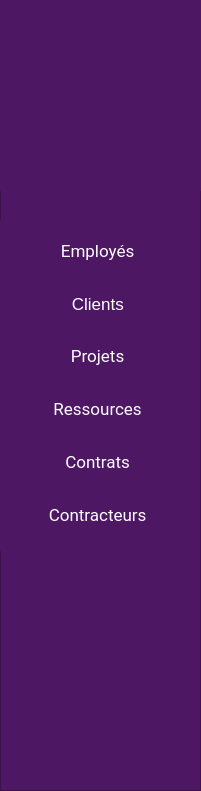
   <widget class="QFrame" name="frame">
    <property name="geometry">
     <rect>
      <x>0</x>
      <y>0</y>
      <width>201</width>
      <height>791</height>
     </rect>
    </property>
    <property name="styleSheet">
     <string notr="true">background-color: #4E1764
</string>
    </property>
    <property name="frameShape">
     <enum>QFrame::Shape::StyledPanel</enum>
    </property>
    <property name="frameShadow">
     <enum>QFrame::Shadow::Raised</enum>
    </property>
    <widget class="QLabel" name="label">
     <property name="geometry">
      <rect>
       <x>0</x>
       <y>0</y>
       <width>201</width>
       <height>191</height>
      </rect>
     </property>
     <property name="text">
      <string/>
     </property>
     <property name="pixmap">
      <pixmap resource="../../../../../Downloads/projet/icons.qrc">:/ressources/images/logot.png</pixmap>
     </property>
     <property name="scaledContents">
      <bool>true</bool>
     </property>
     <property name="wordWrap">
      <bool>false</bool>
     </property>
    </widget>
    <widget class="QWidget" name="layoutWidget_2">
     <property name="geometry">
      <rect>
       <x>0</x>
       <y>220</y>
       <width>191</width>
       <height>331</height>
      </rect>
     </property>
     <layout class="QVBoxLayout" name="verticalLayout">
      <item>
       <widget class="QPushButton" name="pushButton">
        <property name="minimumSize">
         <size>
          <width>0</width>
          <height>0</height>
         </size>
        </property>
        <property name="font">
         <font>
          <family>Roboto</family>
          <pointsize>13</pointsize>
         </font>
        </property>
        <property name="styleSheet">
         <string notr="true">QPushButton {
    background-color: #4e1764;
    color: white;
    padding: 5px;
    border: none;
}
QPushButton:hover, QPushButton:pressed {
    background-color: #BE95C4; /* Couleur au survol et au clic */
}
</string>
        </property>
        <property name="text">
         <string> Employés</string>
        </property>
        <property name="icon">
         <iconset resource="../../../../../Downloads/projet/icons.qrc">
          <normaloff>:/ressources/images/employes.png</normaloff>
          <normalon>:/ressources/images/employes.png</normalon>:/ressources/images/employes.png</iconset>
        </property>
        <property name="iconSize">
         <size>
          <width>25</width>
          <height>25</height>
         </size>
        </property>
       </widget>
      </item>
      <item>
       <widget class="QPushButton" name="pushButton_4">
        <property name="minimumSize">
         <size>
          <width>0</width>
          <height>0</height>
         </size>
        </property>
        <property name="font">
         <font>
          <pointsize>13</pointsize>
         </font>
        </property>
        <property name="styleSheet">
         <string notr="true">QPushButton {
    background-color: #4e1764;
    color: white;
    padding: 5px;
    border: none;
}
QPushButton:hover, QPushButton:pressed {
    background-color: #BE95C4; /* Couleur au survol et au clic */
}
</string>
        </property>
        <property name="text">
         <string> Clients</string>
        </property>
        <property name="icon">
         <iconset resource="../../../../../Downloads/projet/icons.qrc">
          <normaloff>:/ressources/images/clients.png</normaloff>
          <normalon>:/ressources/images/clients.png</normalon>:/ressources/images/clients.png</iconset>
        </property>
        <property name="iconSize">
         <size>
          <width>25</width>
          <height>25</height>
         </size>
        </property>
       </widget>
      </item>
      <item>
       <widget class="QPushButton" name="pushButton_3">
        <property name="minimumSize">
         <size>
          <width>0</width>
          <height>0</height>
         </size>
        </property>
        <property name="font">
         <font>
          <family>Roboto</family>
          <pointsize>13</pointsize>
         </font>
        </property>
        <property name="styleSheet">
         <string notr="true">QPushButton {
    background-color: #4e1764;
    color: white;
    padding: 5px;
    border: none;
}
QPushButton:hover, QPushButton:pressed {
    background-color: #BE95C4; /* Couleur au survol et au clic */
}
</string>
        </property>
        <property name="text">
         <string> Projets</string>
        </property>
        <property name="icon">
         <iconset resource="../../../../../Downloads/projet/icons.qrc">
          <normaloff>:/ressources/images/project.png</normaloff>
          <normalon>:/ressources/images/project.png</normalon>:/ressources/images/project.png</iconset>
        </property>
        <property name="iconSize">
         <size>
          <width>25</width>
          <height>25</height>
         </size>
        </property>
       </widget>
      </item>
      <item>
       <widget class="QPushButton" name="pushButton_2">
        <property name="minimumSize">
         <size>
          <width>0</width>
          <height>0</height>
         </size>
        </property>
        <property name="font">
         <font>
          <family>Roboto</family>
          <pointsize>13</pointsize>
         </font>
        </property>
        <property name="styleSheet">
         <string notr="true">QPushButton {
    background-color: #4e1764;
    color: white;
    padding: 5px;
    border: none;
}
QPushButton:hover, QPushButton:pressed {
    background-color: #BE95C4; /* Couleur au survol et au clic */
}
</string>
        </property>
        <property name="text">
         <string> Ressources</string>
        </property>
        <property name="icon">
         <iconset resource="../../../../../Downloads/projet/icons.qrc">
          <normaloff>:/ressources/images/desk.ico</normaloff>
          <normalon>:/ressources/images/desk.ico</normalon>:/ressources/images/desk.ico</iconset>
        </property>
        <property name="iconSize">
         <size>
          <width>25</width>
          <height>25</height>
         </size>
        </property>
       </widget>
      </item>
      <item>
       <widget class="QPushButton" name="pushButton_5">
        <property name="minimumSize">
         <size>
          <width>0</width>
          <height>0</height>
         </size>
        </property>
        <property name="font">
         <font>
          <family>Roboto</family>
          <pointsize>13</pointsize>
         </font>
        </property>
        <property name="styleSheet">
         <string notr="true">QPushButton {
    background-color: #4e1764;
    color: white;
    padding: 5px;
    border: none;
}
QPushButton:hover, QPushButton:pressed {
    background-color: #BE95C4; /* Couleur au survol et au clic */
}
</string>
        </property>
        <property name="text">
         <string> Contrats</string>
        </property>
        <property name="icon">
         <iconset resource="../../../../../Downloads/projet/icons.qrc">
          <normaloff>:/ressources/images/contrats.png</normaloff>
          <normalon>:/ressources/images/contrats.png</normalon>:/ressources/images/contrats.png</iconset>
        </property>
        <property name="iconSize">
         <size>
          <width>25</width>
          <height>25</height>
         </size>
        </property>
       </widget>
      </item>
      <item>
       <widget class="QPushButton" name="pushButton_6">
        <property name="minimumSize">
         <size>
          <width>0</width>
          <height>0</height>
         </size>
        </property>
        <property name="font">
         <font>
          <family>Roboto</family>
          <pointsize>13</pointsize>
         </font>
        </property>
        <property name="styleSheet">
         <string notr="true">QPushButton {
    background-color: #4e1764;
    color: white;
    padding: 5px;
    border: none;
}
QPushButton:hover, QPushButton:pressed {
    background-color: #BE95C4; /* Couleur au survol et au clic */
}
</string>
        </property>
        <property name="text">
         <string> Contracteurs</string>
        </property>
        <property name="icon">
         <iconset resource="../../../../../Downloads/projet/icons.qrc">
          <normaloff>:/ressources/images/architect.png</normaloff>
          <normalon>:/ressources/images/architect.png</normalon>:/ressources/images/architect.png</iconset>
        </property>
        <property name="iconSize">
         <size>
          <width>25</width>
          <height>25</height>
         </size>
        </property>
       </widget>
      </item>
     </layout>
    </widget>
    <zorder>layoutWidget_2</zorder>
    <zorder>label</zorder>
   </widget>
